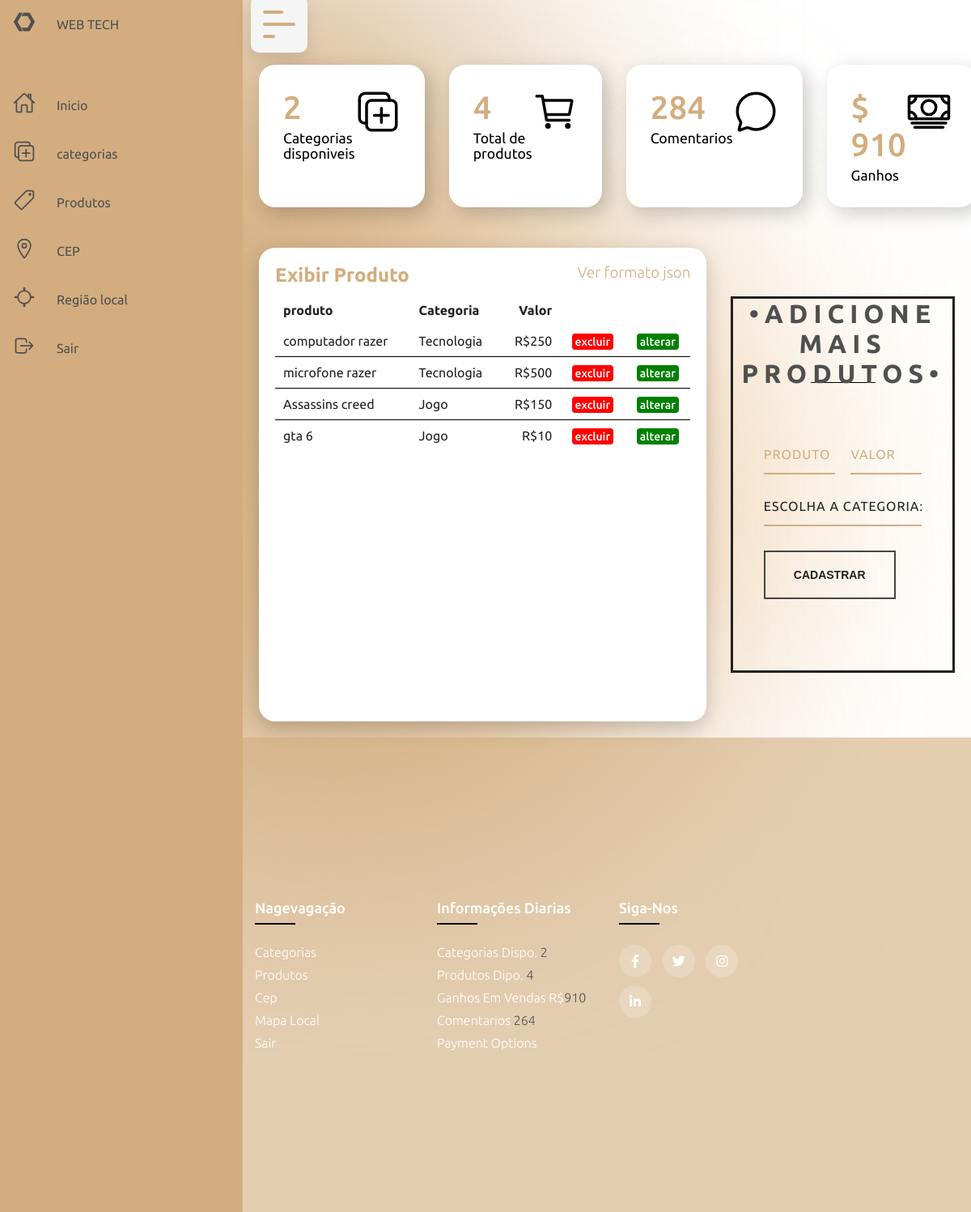
The app's page /produto-exibir.php with its own data.
### tables this page shows
CREATE TABLE `tbproduto` (
  `idProduto` int(11) NOT NULL,
  `produto` varchar(50) DEFAULT NULL,
  `idCategoria` int(11) DEFAULT NULL,
  `valor` float DEFAULT NULL
);

CREATE TABLE `tbcategoria` (
  `idCategoria` int(11) NOT NULL,
  `categoria` varchar(20) DEFAULT NULL
);

### produto-exibir.php (the view, shortened to what this page needs)
<?php
include('partes/cabecalho.php');
include('partes/menu.php');
include("conexao.php");
?>
<?php
$stmt = $pdo->prepare("select p.idProduto,p.produto,c.categoria,p.valor
	from tbproduto p
	inner join tbcategoria c
	on p.idCategoria = c.idCategoria");
$stmt->execute();
?>
<div class="details">
    <div class="recentOrdes">
        <div class="cardHeader">
            <h2>Exibir Produto</h2>
            <h3><a href="./produto-json.php">Ver formato json</a></h3>
        </div>
        <table>
            <thead>
                <tr class="filtro">
                    <td>produto</td>
                    <td>Categoria</td>
                    <td>Valor</td>
                    <td> &nbsp; </td>
                    <td> &nbsp;</td>
                </tr>
            </thead>
            <tbody>
                <?php
                while ($row = $stmt->fetch(PDO::FETCH_BOTH)) {
                    echo "<tr>";
                    echo "<td>" . $row[1] . "</td>";
                    echo "<td>" . $row[2] . "</td>";
                    echo "<td> R$" . $row[3] . "</td>";
                    echo  "<td
                 <div class='box'>
                    <div class='modal-container' id='m1-o' style='--m-background: transparent;'>
                        <div class='modal'>
                            <h1 class='modal__title'>Tem certeza ?</h1>
                            <p class='modal__text'>Essa exclusão será feita permanentemente. Tem certeza ?</p>
                            <a href='#m1-c' class='link-2'></a>
                           <a href='crud/produto-exclusao.php?id=$row[0]' class='link-1'>Excluir Produto</a>
                        </div>
                    </div>
                </div>
                <a href='?#m1-o' id='m1-c'><span class='status return'>excluir</span></a></td>";
                    echo "<td><a href='?idProduto=$row[0]&produto=$row[1]&categoria=$row[2]&valor=$row[3] #m2-o' id='m2-c'><span class='status delivered'>alterar</span></a></td>";
                }
                ?>
        <div class="box">
        </div>
    <div id="containerForm">
        <h1>&bull;adicione mais produtos&bull;</h1>
        <div class="underline"></div>
        <form action="./crud/produto-salvar.php" method="post" id="contact_form">
            <div class="name">
                <input type="text" placeholder="Produto" name="txProduto" id="txProduto" required>
            </div>
            <div class="email">
                <input type="text" placeholder="Valor" name="txValor" id="txValor" required>
            </div>
            <div class="subject">
                <select placeholder="Categoria" name="txIdCategoria" required>
                    <option selected value="0">Escolha a categoria:</option>
                </select>
            </div>
            <div class="submit">
                <input type="submit" value="Cadastrar" id="form_button">
            </div>
        </form>
    </div>
<?php
include('partes/rodape.php');
?>

### partes/cabecalho.php (shortened to what this page needs)
<!DOCTYPE html>
<html lang="PT-BR">
<head>
    <link rel="stylesheet" href="https://cdnjs.cloudflare.com/ajax/libs/font-awesome/5.15.4/css/all.min.css">
    <link rel="stylesheet" href="https://cdn.jsdelivr.net/gh/openlayers/openlayers.github.io@master/en/v6.14.1/css/ol.css" type="text/css">
    <link rel="stylesheet" type="text/css" href="css/style.css">
    <link rel="stylesheet" type="text/css" href="css/footer_modal.css">
    <link rel="stylesheet" type="text/css" href="css/fundoParte.css">
    <link rel="stylesheet" type="text/css" href="css/form_inserir.css">
</head>
<body>

### partes/menu.php (shortened to what this page needs)
<?php
include("conexao.php");
?>
<?php
$stmt = $pdo->prepare("select count(*) from tbProduto");
$stmt->execute();
$row = $stmt->fetch(PDO::FETCH_NUM);
?>
<?php
$stmt2 = $pdo->prepare("select sum(valor) from tbProduto");
$stmt2->execute();
$row2 = $stmt2->fetch(PDO::FETCH_NUM);
?>
<?php
$stmtCatCount = $pdo->prepare("select count(*) from tbCategoria");
$stmtCatCount->execute();
$rowCat = $stmtCatCount->fetch(PDO::FETCH_NUM);
?>
<div class="container">
    <section>
        <div class="navigation">
            <ul>
                <li>
                    <a href="#">
                        <span class="icon">
                            <ion-icon name="logo-web-component"></ion-icon>
                        </span>
                        <span class="title">WEB TECH</span>
                    </a>
                </li>
                <li>
                    <a href="home.php">
                        <span class="icon">
                        <ion-icon name="home-outline"></ion-icon>
                        </span>
                        <span class="title">Inicio</span>
                    </a>
                </li>
                <li>
                    <a href="categoria-exibir.php">
                        <span class="icon">
                            <ion-icon name="duplicate-outline"></ion-icon>
                        </span>
                        <span class="title">categorias</span>
                    </a>
                </li>
                <li>
                    <a href="produto-exibir.php">
                        <span class="icon">
                            <ion-icon name="pricetag-outline"></ion-icon>
                        </span>
                        <span class="title">Produtos</span>
                    </a>
                </li>
                <li>
                    <a href="api-cep.php">
                        <span class="icon">
                            <ion-icon name="location-outline"></ion-icon>
                        </span>
                        <span class="title">CEP</span>
                    </a>
                </li>
                <li>
                    <a href="mapa.php">
                        <span class="icon">
                            <ion-icon name="locate-outline"></ion-icon>
                        </span>
                        <span class="title">Região local</span>
                    </a>
                </li>
                <li>
                    <a href="index.php">
                        <span class="icon">
                            <ion-icon name="log-out-outline"></ion-icon>
                        </span>
                        <span class="title">Sair</span>
                    </a>
                </li>
            </ul>
        </div>
        <div class="main">
            <div class="topbar">
                <div class="toggle">
                    <span></span>
                    <span></span>
                    <span></span>
                </div>
            </div>
            <div class="cardBox">
                <div class="card">
                    <div>
                        <div class="numbers"><?php echo $rowCat[0]; ?></div>
                        <div class="cardName">Categorias disponiveis</div>
                    </div>
                    <div class="iconBx">
                        <ion-icon name="duplicate-outline"></ion-icon>
                    </div>
                </div>
                <div class="card">
                    <div>
                        <div class="numbers"><?php echo $row[0]; ?></div>
                        <div class="cardName">Total de produtos</div>
                    </div>
                    <div class="iconBx">
                        <ion-icon name="cart-outline"></ion-icon>
                    </div>
                </div>
                <div class="card">
                    <div>
                        <div class="numbers">284</div>
                        <div class="cardName">Comentarios</div>
                    </div>
                    <div class="iconBx">
                        <ion-icon name="chatbubble-outline"></ion-icon>
                    </div>
                </div>
                <div class="card">
                    <div>
                        <div class="numbers"><?php echo "$ $row2[0]"; ?></div>
                        <div class="cardName">Ganhos</div>
                    </div>
                    <div class="iconBx">
                        <ion-icon name="cash-outline"></ion-icon>
                    </div>
                </div>
            </div>

### partes/rodape.php (shortened to what this page needs)
<?php
include("conexao.php");
?>
<?php
$stmt = $pdo->prepare("select count(*) from tbProduto");
$stmt->execute();
$row = $stmt->fetch(PDO::FETCH_NUM);
?>
<?php
$stmt2 = $pdo->prepare("select sum(valor) from tbProduto");
$stmt2->execute();
$row2 = $stmt2->fetch(PDO::FETCH_NUM);
?>
<?php
$stmtCatCount = $pdo->prepare("select count(*) from tbCategoria");
$stmtCatCount->execute();
$rowCat = $stmtCatCount->fetch(PDO::FETCH_NUM);
?>
<footer class="footer">
	<div class="container">
		<div class="row">
			<div class="footer-col">
				<h4>Nagevagação</h4>
				<ul>
					<li><a href="categoria-exibir.php">categorias</a></li>
					<li><a href="produto-exibir.php">produtos</a></li>
					<li><a href="api-cep.php">Cep</a></li>
					<li><a href="mapa.php">Mapa local</a></li>
					<li><a href="index.php">sair</a></li>
				</ul>
			</div>
			<div class="footer-col">
				<h4>Informações diarias</h4>
				<ul>
					<li><a href="#">Categorias dispo. <span><?php echo $rowCat[0]; ?></span></a></li>
					<li><a href="#">Produtos dipo. <span><?php echo $row[0]; ?></span></a></li>
					<li><a href="#">Ganhos em vendas R$<span><?php echo $row2[0]; ?></span></a></li>
					<li><a href="#">Comentarios <span>264</span></a></li>
					<li><a href="#">payment options</a></li>
				</ul>
			</div>
			<div class="footer-col">
				<h4>Siga-nos</h4>
				<div class="social-links">
					<a href="#"><i class="fab fa-facebook-f"></i></a>
					<a href="#"><i class="fab fa-twitter"></i></a>
					<a href="#"><i class="fab fa-instagram"></i></a>
					<a href="#"><i class="fab fa-linkedin-in"></i></a>
				</div>
			</div>
		</div>
	</div>
</footer>
</body>
</html>

### css/footer_modal.css (style rules this page uses)
:root { --blue: #287bff; --gold: #d3ad7f; --white: #fff; --grey: #f5f5f5; --black: #222; --borderBlack:.2px solid #000000; --borderWhite:.2px solid #fff; --backGray: rgb(80, 80, 80); --secondGray: rgb(136, 136, 136); }
.row { display: flex; flex-wrap: wrap; }
ul { list-style: none; }
.footer { background-color: rgb(211, 173, 127, 0.60); padding: 200px 0; }
.footer-col { width: 25%; padding: 0 15px; }
.footer-col h4 { font-size: 18px; color: #ffffff; text-transform: capitalize; margin-bottom: 35px; font-weight: 500; position: relative; }
.footer-col h4::before { content: ''; position: absolute; left:0; bottom: -10px; background-color: #000000; height: 2px; box-sizing: border-box; width: 50px; }
.footer-col ul li:not(:last-child) { margin-bottom: 10px; }
.footer-col ul li a { font-size: 16px; text-transform: capitalize; color: #ffffff; text-decoration: none; font-weight: 300; color: #ffffff; display: block; transition: all 0.3s ease; }
.footer-col .social-links a { display: inline-block; height: 40px; width: 40px; background-color: rgba(255,255,255,0.2); margin:0 10px 10px 0; text-align: center; line-height: 40px; border-radius: 50%; color: #ffffff; transition: all 0.5s ease; }
span { color: var(--backGray); }
a, a:link { font-family: inherit; text-decoration: none; }
:root { --primary: hsl(255, 30%, 55%); --border-color: hsla(0, 0%, 100%, .2); --background: linear-gradient(to right, hsl(33, 30%, 70%), hsl(40, 39%, 91%)); --shadow-1: hsla(236, 50%, 50%, .3); --shadow-2: hsla(236, 50%, 50%, .4); font-family: -apple-system, BlinkMacSystemFont, 'Segoe UI', 'Open Sans', sans-serif; }
.box { display: flex; flex-direction: column; justify-content: center; align-items: center; height: auto; padding: 0 4rem 2rem; }

### css/fundoParte.css (style rules this page uses)
section { display: flex; min-height: 100vh; z-index: -1000; }

### css/form_inserir.css (style rules this page uses)
:root { --blue: #287bff; --gold: #d3ad7f; --white: #fff; --grey: #f5f5f5; --black: #222; --borderBlack:.2px solid #000000; --borderWhite:.2px solid #fff; --backGray: rgb(80, 80, 80); --secondGray: rgb(136, 136, 136); }
button, select { text-transform: none; }
button, input, select, textarea { color: var(--backGray); font: inherit; margin: 0; }
input { line-height: normal; }
#containerForm { border: solid 3px var(--black); max-width: 768px; margin: 60px auto; position: relative; }
form { padding: 37.5px; margin: 50px 0; }
h1 { color: var(--backGray); font-size: 32px; font-weight: 700; letter-spacing: 7px; text-align: center; text-transform: uppercase; }
.underline { border-bottom: var(--borderBlack); margin: -0.512em auto; width: 80px; }
.email { float: right; width: 45%; }
input[type='text'], [type='email'], select, textarea { background: none; border: none; border-bottom: solid 2px var(--gold); color: var(--black); font-size: 1.000em; font-weight: 400; letter-spacing: 1px; margin: 0em 0 1.875em 0; padding: 0 0 0.875em 0; text-transform: uppercase; width: 100%; -webkit-box-sizing: border-box; -moz-box-sizing: border-box; -ms-box-sizing: border-box; -o-box-sizing: border-box; box-sizing: border-box; -webkit-transition: all 0.3s; -moz-transition: all 0.3s; -ms-transition: all 0.3s; -o-transition: all 0.3s; transition: all 0.3s; }
.name { float: left; width: 45%; }
select { background: url('https://cdn4.iconfinder.com/data/icons/ionicons/512/icon-ios7-arrow-down-32.png') no-repeat right; outline: none; -moz-appearance: none; -webkit-appearance: none; }
.subject { width: 100%; }
#form_button { background: none; border: solid 2px #474544; color: var(--black); cursor: pointer; display: inline-block; font-family: 'Helvetica', Arial, sans-serif; font-size: 0.875em; font-weight: bold; outline: none; padding: 20px 35px; text-transform: uppercase; -webkit-transition: all 0.3s; -moz-transition: all 0.3s; -ms-transition: all 0.3s; -o-transition: all 0.3s; transition: all 0.3s; }

### records on screen
tbproduto: produto "computador razer", idCategoria.categoria "Tecnologia", valor "250"
tbproduto: produto "microfone razer", idCategoria.categoria "Tecnologia", valor "500"
tbproduto: produto "Assassins creed", idCategoria.categoria "Jogo", valor "150"
tbproduto: produto "gta 6", idCategoria.categoria "Jogo", valor "10"

### other values on screen
$rowCat[0] "2"
$row[0] "4"
$row2[0] "910"
